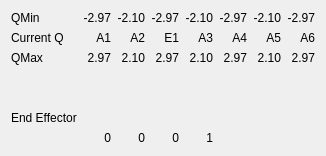
     <widget class="QWidget" name="widget" native="true">
      <layout class="QGridLayout" name="gridLayout_26">
       <item row="3" column="4">
        <widget class="QLabel" name="label_38">
         <property name="text">
          <string>2.10</string>
         </property>
         <property name="alignment">
          <set>Qt::AlignRight|Qt::AlignTrailing|Qt::AlignVCenter</set>
         </property>
        </widget>
       </item>
       <item row="1" column="3">
        <widget class="QLabel" name="label_33">
         <property name="text">
          <string>-2.97</string>
         </property>
         <property name="alignment">
          <set>Qt::AlignRight|Qt::AlignTrailing|Qt::AlignVCenter</set>
         </property>
        </widget>
       </item>
       <item row="2" column="3">
        <widget class="QLabel" name="currentE1_label">
         <property name="text">
          <string>E1</string>
         </property>
         <property name="alignment">
          <set>Qt::AlignRight|Qt::AlignTrailing|Qt::AlignVCenter</set>
         </property>
        </widget>
       </item>
       <item row="1" column="7">
        <widget class="QLabel" name="label_48">
         <property name="text">
          <string>-2.97</string>
         </property>
         <property name="alignment">
          <set>Qt::AlignRight|Qt::AlignTrailing|Qt::AlignVCenter</set>
         </property>
        </widget>
       </item>
       <item row="2" column="1">
        <widget class="QLabel" name="currentA1_label">
         <property name="text">
          <string>A1</string>
         </property>
         <property name="alignment">
          <set>Qt::AlignRight|Qt::AlignTrailing|Qt::AlignVCenter</set>
         </property>
        </widget>
       </item>
       <item row="3" column="5">
        <widget class="QLabel" name="label_41">
         <property name="text">
          <string>2.97</string>
         </property>
         <property name="alignment">
          <set>Qt::AlignRight|Qt::AlignTrailing|Qt::AlignVCenter</set>
         </property>
        </widget>
       </item>
       <item row="2" column="5">
        <widget class="QLabel" name="currentA4_label">
         <property name="text">
          <string>A4</string>
         </property>
         <property name="alignment">
          <set>Qt::AlignRight|Qt::AlignTrailing|Qt::AlignVCenter</set>
         </property>
        </widget>
       </item>
       <item row="5" column="1">
        <widget class="QLabel" name="Mee10">
         <property name="text">
          <string/>
         </property>
         <property name="alignment">
          <set>Qt::AlignRight|Qt::AlignTrailing|Qt::AlignVCenter</set>
         </property>
        </widget>
       </item>
       <item row="2" column="2">
        <widget class="QLabel" name="currentA2_label">
         <property name="text">
          <string>A2</string>
         </property>
         <property name="alignment">
          <set>Qt::AlignRight|Qt::AlignTrailing|Qt::AlignVCenter</set>
         </property>
        </widget>
       </item>
       <item row="1" column="2">
        <widget class="QLabel" name="label_28">
         <property name="text">
          <string>-2.10</string>
         </property>
         <property name="alignment">
          <set>Qt::AlignRight|Qt::AlignTrailing|Qt::AlignVCenter</set>
         </property>
        </widget>
       </item>
       <item row="2" column="6">
        <widget class="QLabel" name="currentA5_label">
         <property name="text">
          <string>A5</string>
         </property>
         <property name="alignment">
          <set>Qt::AlignRight|Qt::AlignTrailing|Qt::AlignVCenter</set>
         </property>
        </widget>
       </item>
       <item row="1" column="4">
        <widget class="QLabel" name="label_37">
         <property name="text">
          <string>-2.10</string>
         </property>
         <property name="alignment">
          <set>Qt::AlignRight|Qt::AlignTrailing|Qt::AlignVCenter</set>
         </property>
        </widget>
       </item>
       <item row="2" column="4">
        <widget class="QLabel" name="currentA3_label">
         <property name="text">
          <string>A3</string>
         </property>
         <property name="alignment">
          <set>Qt::AlignRight|Qt::AlignTrailing|Qt::AlignVCenter</set>
         </property>
        </widget>
       </item>
       <item row="3" column="7">
        <widget class="QLabel" name="label_49">
         <property name="text">
          <string>2.97</string>
         </property>
         <property name="alignment">
          <set>Qt::AlignRight|Qt::AlignTrailing|Qt::AlignVCenter</set>
         </property>
        </widget>
       </item>
       <item row="6" column="1">
        <widget class="QLabel" name="Mee20">
         <property name="text">
          <string/>
         </property>
         <property name="alignment">
          <set>Qt::AlignRight|Qt::AlignTrailing|Qt::AlignVCenter</set>
         </property>
        </widget>
       </item>
       <item row="1" column="5">
        <widget class="QLabel" name="label_39">
         <property name="text">
          <string>-2.97</string>
         </property>
         <property name="alignment">
          <set>Qt::AlignRight|Qt::AlignTrailing|Qt::AlignVCenter</set>
         </property>
        </widget>
       </item>
       <item row="1" column="0">
        <widget class="QLabel" name="label_50">
         <property name="text">
          <string>QMin</string>
         </property>
        </widget>
       </item>
       <item row="3" column="1">
        <widget class="QLabel" name="label_25">
         <property name="text">
          <string>2.97</string>
         </property>
         <property name="alignment">
          <set>Qt::AlignRight|Qt::AlignTrailing|Qt::AlignVCenter</set>
         </property>
        </widget>
       </item>
       <item row="3" column="6">
        <widget class="QLabel" name="label_44">
         <property name="text">
          <string>2.10</string>
         </property>
         <property name="alignment">
          <set>Qt::AlignRight|Qt::AlignTrailing|Qt::AlignVCenter</set>
         </property>
        </widget>
       </item>
       <item row="4" column="1">
        <widget class="QLabel" name="Mee00">
         <property name="text">
          <string/>
         </property>
         <property name="alignment">
          <set>Qt::AlignRight|Qt::AlignTrailing|Qt::AlignVCenter</set>
         </property>
        </widget>
       </item>
       <item row="1" column="1">
        <widget class="QLabel" name="label_6">
         <property name="text">
          <string>-2.97</string>
         </property>
         <property name="alignment">
          <set>Qt::AlignRight|Qt::AlignTrailing|Qt::AlignVCenter</set>
         </property>
        </widget>
       </item>
       <item row="3" column="0">
        <widget class="QLabel" name="label_51">
         <property name="text">
          <string>QMax</string>
         </property>
        </widget>
       </item>
       <item row="2" column="0">
        <widget class="QLabel" name="label_5">
         <property name="text">
          <string>Current Q</string>
         </property>
        </widget>
       </item>
       <item row="3" column="2">
        <widget class="QLabel" name="label_31">
         <property name="text">
          <string>2.10</string>
         </property>
         <property name="alignment">
          <set>Qt::AlignRight|Qt::AlignTrailing|Qt::AlignVCenter</set>
         </property>
        </widget>
       </item>
       <item row="3" column="3">
        <widget class="QLabel" name="label_34">
         <property name="text">
          <string>2.97</string>
         </property>
         <property name="alignment">
          <set>Qt::AlignRight|Qt::AlignTrailing|Qt::AlignVCenter</set>
         </property>
        </widget>
       </item>
       <item row="0" column="0">
        <layout class="QGridLayout" name="gridLayout_25"/>
       </item>
       <item row="1" column="6">
        <widget class="QLabel" name="label_42">
         <property name="text">
          <string>-2.10</string>
         </property>
         <property name="alignment">
          <set>Qt::AlignRight|Qt::AlignTrailing|Qt::AlignVCenter</set>
         </property>
        </widget>
       </item>
       <item row="2" column="7">
        <widget class="QLabel" name="currentA6_label">
         <property name="text">
          <string>A6</string>
         </property>
         <property name="alignment">
          <set>Qt::AlignRight|Qt::AlignTrailing|Qt::AlignVCenter</set>
         </property>
        </widget>
       </item>
       <item row="7" column="1">
        <widget class="QLabel" name="label_55">
         <property name="text">
          <string>0</string>
         </property>
         <property name="alignment">
          <set>Qt::AlignRight|Qt::AlignTrailing|Qt::AlignVCenter</set>
         </property>
        </widget>
       </item>
       <item row="4" column="2">
        <widget class="QLabel" name="Mee01">
         <property name="text">
          <string/>
         </property>
         <property name="alignment">
          <set>Qt::AlignRight|Qt::AlignTrailing|Qt::AlignVCenter</set>
         </property>
        </widget>
       </item>
       <item row="5" column="2">
        <widget class="QLabel" name="Mee11">
         <property name="text">
          <string/>
         </property>
         <property name="alignment">
          <set>Qt::AlignRight|Qt::AlignTrailing|Qt::AlignVCenter</set>
         </property>
        </widget>
       </item>
       <item row="6" column="2">
        <widget class="QLabel" name="Mee21">
         <property name="text">
          <string/>
         </property>
         <property name="alignment">
          <set>Qt::AlignRight|Qt::AlignTrailing|Qt::AlignVCenter</set>
         </property>
        </widget>
       </item>
       <item row="7" column="2">
        <widget class="QLabel" name="label_59">
         <property name="text">
          <string>0</string>
         </property>
         <property name="alignment">
          <set>Qt::AlignRight|Qt::AlignTrailing|Qt::AlignVCenter</set>
         </property>
        </widget>
       </item>
       <item row="4" column="3">
        <widget class="QLabel" name="Mee02">
         <property name="text">
          <string/>
         </property>
         <property name="alignment">
          <set>Qt::AlignRight|Qt::AlignTrailing|Qt::AlignVCenter</set>
         </property>
        </widget>
       </item>
       <item row="5" column="3">
        <widget class="QLabel" name="Mee12">
         <property name="text">
          <string/>
         </property>
         <property name="alignment">
          <set>Qt::AlignRight|Qt::AlignTrailing|Qt::AlignVCenter</set>
         </property>
        </widget>
       </item>
       <item row="6" column="3">
        <widget class="QLabel" name="Mee22">
         <property name="text">
          <string/>
         </property>
         <property name="alignment">
          <set>Qt::AlignRight|Qt::AlignTrailing|Qt::AlignVCenter</set>
         </property>
        </widget>
       </item>
       <item row="7" column="3">
        <widget class="QLabel" name="label_63">
         <property name="text">
          <string>0</string>
         </property>
         <property name="alignment">
          <set>Qt::AlignRight|Qt::AlignTrailing|Qt::AlignVCenter</set>
         </property>
        </widget>
       </item>
       <item row="4" column="4">
        <widget class="QLabel" name="Mee03">
         <property name="text">
          <string/>
         </property>
         <property name="alignment">
          <set>Qt::AlignRight|Qt::AlignTrailing|Qt::AlignVCenter</set>
         </property>
        </widget>
       </item>
       <item row="5" column="4">
        <widget class="QLabel" name="Mee13">
         <property name="text">
          <string/>
         </property>
         <property name="alignment">
          <set>Qt::AlignRight|Qt::AlignTrailing|Qt::AlignVCenter</set>
         </property>
        </widget>
       </item>
       <item row="6" column="4">
        <widget class="QLabel" name="Mee23">
         <property name="text">
          <string/>
         </property>
         <property name="alignment">
          <set>Qt::AlignRight|Qt::AlignTrailing|Qt::AlignVCenter</set>
         </property>
        </widget>
       </item>
       <item row="7" column="4">
        <widget class="QLabel" name="label_67">
         <property name="text">
          <string>1</string>
         </property>
         <property name="alignment">
          <set>Qt::AlignRight|Qt::AlignTrailing|Qt::AlignVCenter</set>
         </property>
        </widget>
       </item>
       <item row="6" column="0">
        <widget class="QLabel" name="label_68">
         <property name="text">
          <string>End Effector</string>
         </property>
        </widget>
       </item>
      </layout>
     </widget>
